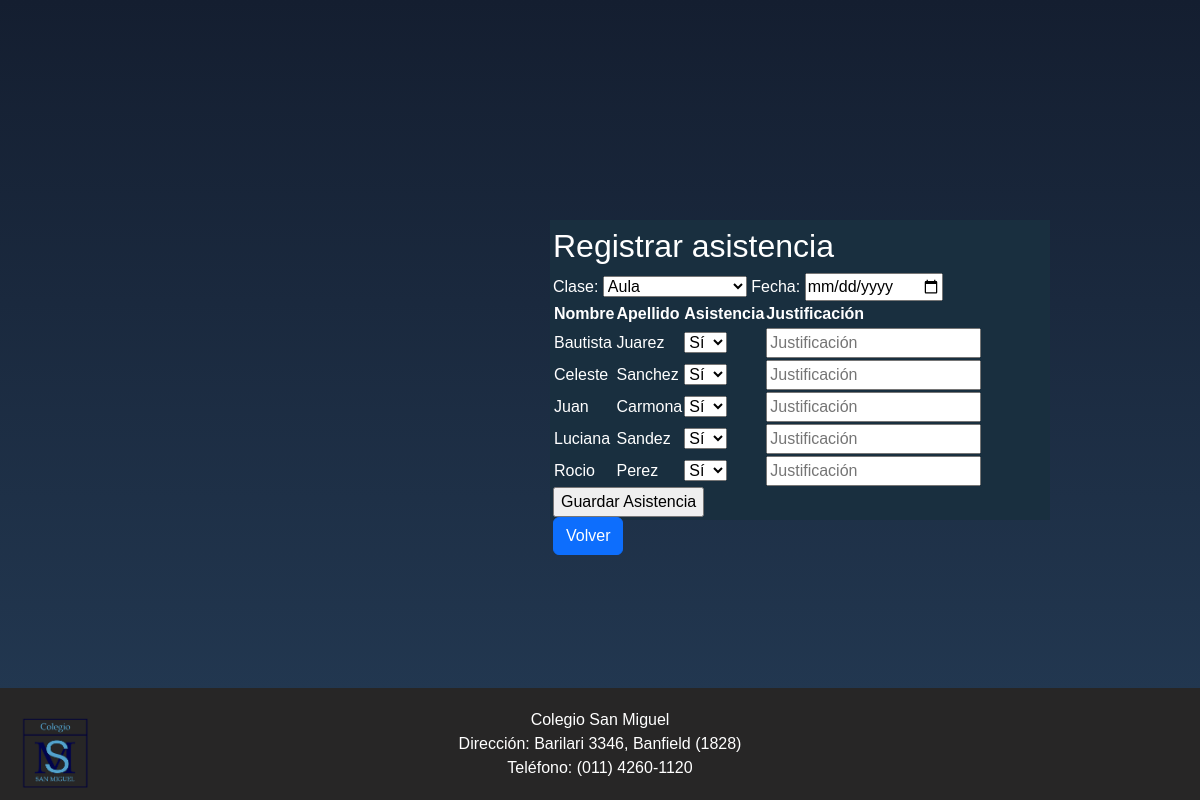
Page /asistencia?curso_id=2 (signed in) on the committed database.
### src/models.py (models this page shows)
class Estudiante(db.Model):
    __tablename__ = 'estudiante'
    id = db.Column(db.Integer, primary_key=True)
    nombre = db.Column(db.String(80), nullable=False)
    apellido = db.Column(db.String(80), nullable=False)
    dni = db.Column(db.String(80), nullable=False)
    idcurso = db.Column(db.Integer, db.ForeignKey('curso.id'), nullable=False)
    idpadre = db.Column(db.Integer, db.ForeignKey('padre.id'))
    asistencias = db.relationship('Asistencia', backref='estudiante', cascade="all, delete-orphan")

### src/routes.py (the view, shortened to what this page needs)
@app.route('/asistencia', methods=['GET', 'POST'])
def asistencia():
    preceptor = Preceptor.query.get(session['user_id'])
    curso_id = request.args.get('curso_id', None)
    curso = Curso.query.filter_by(id=curso_id, idpreceptor=preceptor.id).first()
    estudiantes_con_asistencia = set()
    estudiantes = Estudiante.query.filter_by(idcurso=curso_id).order_by(Estudiante.nombre, Estudiante.apellido).all()
    return render_template('asistencia.html', curso=curso, estudiantes=estudiantes)

### templates/asistencia.html (shortened to what this page needs)
{% extends 'base.html' %}
{% block content %}
    <div class="registrar" style="position: absolute; left: 800px;">
        <h2>Registrar asistencia</h2>
        <form method="POST">
            <label for="clase">Clase:</label>
            <select name="clase" required>
                <option value="1">Aula</option>
            </select>
            <label for="fecha">Fecha:</label>
            <input type="date" name="fecha" required>
            <table>
                <thead>
                    <tr>
                        <th>Nombre </th>
                        <th>Apellido </th>
                        <th>Asistencia </th>
                        <th>Justificación</th>
                    </tr>
                </thead>
                <tbody>
                    {% for estudiante in estudiantes %}
                        <tr>
                            <td>{{ estudiante.nombre }}</td>
                            <td>{{ estudiante.apellido }}</td>
                            <td>
                                <select name="asistencia_{{ estudiante.id }}">
                                    <option value="s">Sí</option>
                                </select>
                            </td>
                            <td>
                                <input type="text" name="justificacion_{{ estudiante.id }}" placeholder="Justificación">
                            </td>
                        </tr>
                    {% endfor %}
                </tbody>
            </table>
            <input type="submit" value="Guardar Asistencia">
        </form>
        <a href="{{ url_for('home') }}" class="btn btn-primary", >Volver</a>
    </div>
    <footer>
        <div class="logo">
                <img src="{{url_for('static',filename='images/logo.png')}}" alt="Logo Colegio San Miguel" style="position: absolute; top: 30px;">
            </div>
        <div class="footer-content">
            <div class="contact-info">
                <p>Colegio San Miguel</p>
                <p>Dirección: Barilari 3346, Banfield (1828)</p>
                <p>Teléfono: (011) 4260-1120</p>
            </div>
        </div>
    </footer>
{% endblock %}

### templates/base.html (shortened to what this page needs)
<!DOCTYPE html>
<html lang="es">
   <head>
      <link href="https://cdn.jsdelivr.net/npm/bootstrap@5.2.0-beta1/dist/css/bootstrap.min.css" rel="stylesheet"
>
      <link rel="stylesheet" href="\static\estilos.css">
   </head>
   <body>
      {% block content %}
      {% endblock %}
   </body>
</html>

### static/estilos.css (style rules this page uses)
html { height: 100%; }
body { margin:0; padding:0; font-family: sans-serif; background: linear-gradient(#141e30, #243b55); }
.registrar { width: 500px; height: 300px; background: #192f3f; color: #ffffff; top: calc(40% + 50px); left: 70%; position: absolute; transform: translate(-50%, -50%); box-sizing: border-box; padding: 7px 3px; }
footer { background-color: #272626; color: white; padding: 20px; position: fixed; bottom: 0; left: 0; width: 100%; }
.footer-content { display: flex; align-items: center; justify-content: center; }
.logo img { width: 70px; height: 70px; margin-right: 10px; }
.contact-info { text-align: center; }
.contact-info p { margin: 0; }

### rows in the picture
Estudiante: nombre "Bautista", apellido "Juarez", id "Sí"
Estudiante: nombre "Celeste", apellido "Sanchez", id "Sí"
Estudiante: nombre "Juan", apellido "Carmona", id "Sí"
Estudiante: nombre "Luciana", apellido "Sandez", id "Sí"
Estudiante: nombre "Rocio", apellido "Perez", id "Sí"
